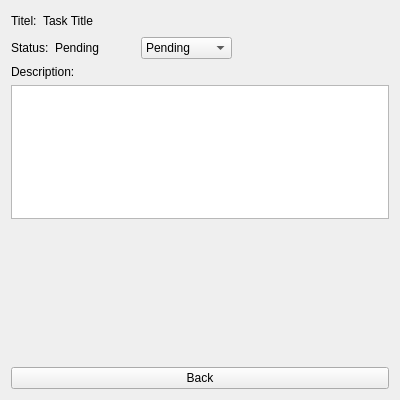
<?xml version="1.0" encoding="UTF-8"?>
<ui version="4.0">
 <class>DetailWindow</class>
 <widget class="QWidget" name="DetailWindow">
  <property name="geometry">
   <rect>
    <x>0</x>
    <y>0</y>
    <width>400</width>
    <height>400</height>
   </rect>
  </property>
  <property name="windowTitle">
   <string>Task Detail</string>
  </property>
  <layout class="QVBoxLayout" name="verticalLayout">
   <item>
    <layout class="QVBoxLayout" name="info_layout">
     <item>
      <layout class="QHBoxLayout" name="horizontalLayout">
       <item>
        <widget class="QLabel" name="titel_titel">
         <property name="text">
          <string>Titel:</string>
         </property>
        </widget>
       </item>
       <item>
        <widget class="QLabel" name="titel_label">
         <property name="minimumSize">
          <size>
           <width>0</width>
           <height>0</height>
          </size>
         </property>
         <property name="text">
          <string>Task Title</string>
         </property>
        </widget>
       </item>
       <item>
        <spacer name="titel_spacer">
         <property name="orientation">
          <enum>Qt::Orientation::Horizontal</enum>
         </property>
         <property name="sizeHint" stdset="0">
          <size>
           <width>24</width>
           <height>20</height>
          </size>
         </property>
        </spacer>
       </item>
      </layout>
     </item>
     <item>
      <layout class="QHBoxLayout" name="status_layout">
       <item>
        <widget class="QLabel" name="status_title">
         <property name="text">
          <string>Status:</string>
         </property>
        </widget>
       </item>
       <item>
        <widget class="QLabel" name="status_label">
         <property name="minimumSize">
          <size>
           <width>80</width>
           <height>0</height>
          </size>
         </property>
         <property name="text">
          <string>Pending</string>
         </property>
        </widget>
       </item>
       <item>
        <widget class="QComboBox" name="status_menu">
         <property name="editable">
          <bool>false</bool>
         </property>
         <property name="currentText">
          <string>Pending</string>
         </property>
         <item>
          <property name="text">
           <string>Pending</string>
          </property>
         </item>
         <item>
          <property name="text">
           <string>Finished</string>
          </property>
         </item>
         <item>
          <property name="text">
           <string>In Progress</string>
          </property>
         </item>
        </widget>
       </item>
       <item>
        <spacer name="horizontalSpacer">
         <property name="orientation">
          <enum>Qt::Orientation::Horizontal</enum>
         </property>
         <property name="sizeHint" stdset="0">
          <size>
           <width>40</width>
           <height>20</height>
          </size>
         </property>
        </spacer>
       </item>
      </layout>
     </item>
     <item>
      <widget class="QLabel" name="description_label">
       <property name="text">
        <string>Description:</string>
       </property>
      </widget>
     </item>
     <item>
      <widget class="QTextEdit" name="description_entry"/>
     </item>
    </layout>
   </item>
   <item>
    <spacer name="verticalSpacer">
     <property name="orientation">
      <enum>Qt::Orientation::Vertical</enum>
     </property>
     <property name="sizeType">
      <enum>QSizePolicy::Policy::Expanding</enum>
     </property>
     <property name="sizeHint" stdset="0">
      <size>
       <width>10</width>
       <height>200</height>
      </size>
     </property>
    </spacer>
   </item>
   <item>
    <widget class="QPushButton" name="back_button">
     <property name="text">
      <string>Back</string>
     </property>
    </widget>
   </item>
  </layout>
 </widget>
 <resources/>
 <connections/>
</ui>
